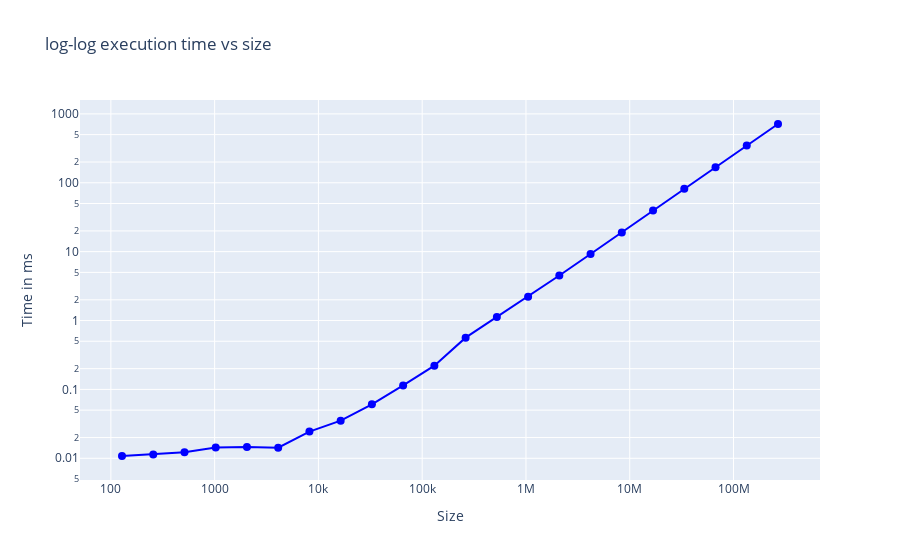

The notebook cell saved with this chart:
### Code cell
import pandas as pd
import plotly.graph_objects as go
import numpy as np

# Load the data from the CSV file
df_naive = pd.read_csv('timing_naive.csv')
df_opti = pd.read_csv('timing_optimal.csv')

df_naive = df_naive[df_naive["Size"]>100]

# Group by 'Size' and calculate mean
naive_means = df_naive.groupby("Size")["Time(ms)"].mean()
opti_leans = df_opti.groupby("Size")["Time(ms)"].mean()

fig = go.Figure(data=go.Scatter(
    x=means.index,
    y=means.values,
    mode='lines+markers',
    marker=dict(color='blue', size=8),
    line=dict(color='blue'),
    name='Mean Time'
))

# Update layout to not use a log scale
fig.update_layout(
    title='log-log execution time vs size',
    xaxis_title='Size',
    yaxis_title='Time in ms',
    yaxis=dict(type='log'),
    xaxis=dict(type="log")
)

fig.show()

### Figure 1 — Plotly figure (JSON) as saved in the notebook; plotly's stock layout.template omitted (floating-point values rounded to 4 significant figures)
{"data": [{"line": {"color": "blue"}, "marker": {"color": "blue", "size": 8}, "mode": "lines+markers", "name": "Mean Time", "type": "scatter", "x": [128, 256, 512, 1024, 2048, 4096, 8192, 16384, 32768, 65536, 131072, 262144, 524288, 1048576, 2097152, 4194304, 8388608, 16777216, 33554432, 67108864, 134217728, 268435456], "y": [0.0108, 0.01137, 0.01224, 0.01438, 0.01463, 0.01423, 0.02439, 0.03516, 0.06083, 0.1144, 0.2214, 0.5643, 1.122, 2.216, 4.509, 9.242, 19.02, 39.4, 81.53, 168.2, 346.9, 712.9]}], "layout": {"title": {"text": "log-log execution time vs size"}, "xaxis": {"title": {"text": "Size"}, "type": "log"}, "yaxis": {"title": {"text": "Time in ms"}, "type": "log"}}}
